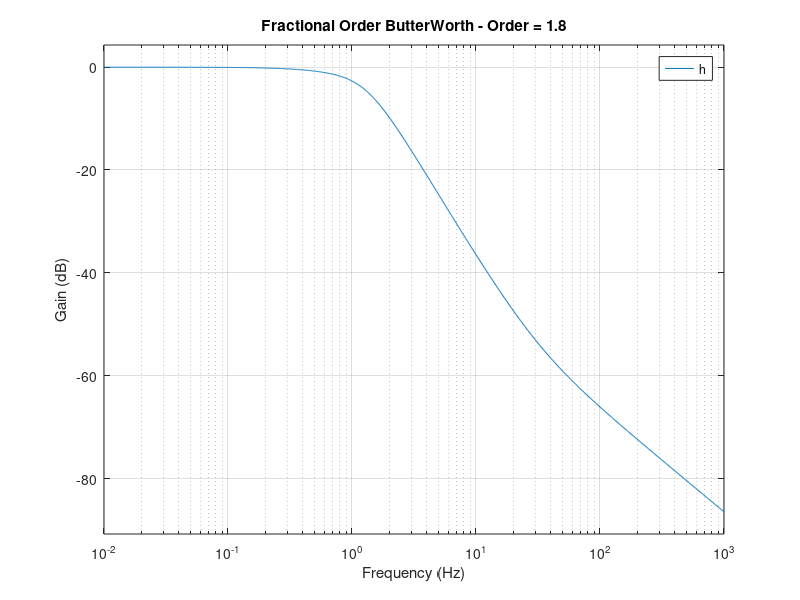

Reproduce this figure in MATLAB.
a = 0.8;
a1 = (8 - a*a)/(a*a + a*3 + 2);
a2 = (a*a - a*3 + 2)/(a*a + a*3 + 2);
b0 = (1.07*a*a*a*a - 2.75*a*a*a + 3.58*a*a + 2.05*a + 2.1)/(a*a + a*3 + 2);
b1 = (-2.14*a*a*a*a - 0.91*a*a*a + 7.45*a*a + 0.64*a + 10.36)/(a*a + a*3 + 2);
b2 = (1.07*a*a*a*a + 3.66*a*a*a + 0.78*a*a - 0.23*a + 10.09)/(a*a + a*3 + 2);
h = tf([a2 a1 1],[1 b2 b1 b0]);
sigma(h);
title('Fractional Order ButterWorth - Order = 1.8');
xlabel('Frequency (Hz)');
ylabel('Gain (dB)');
